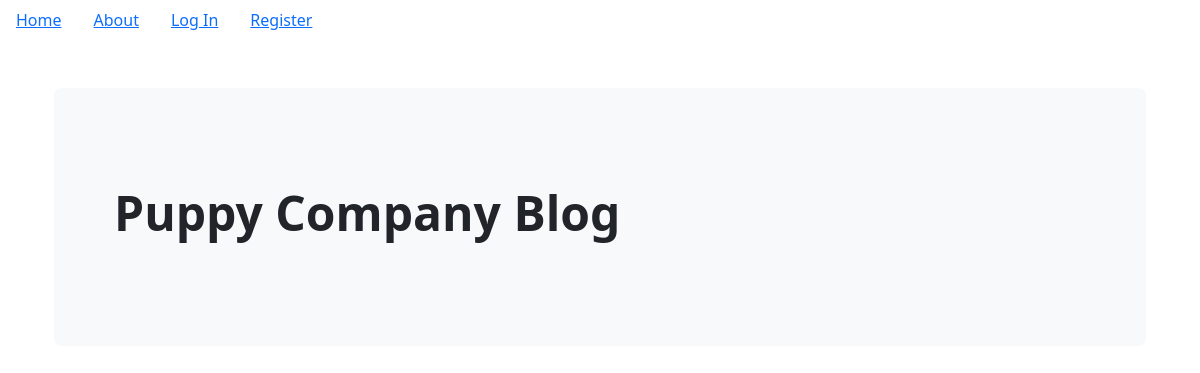
Before: / with the older database file.
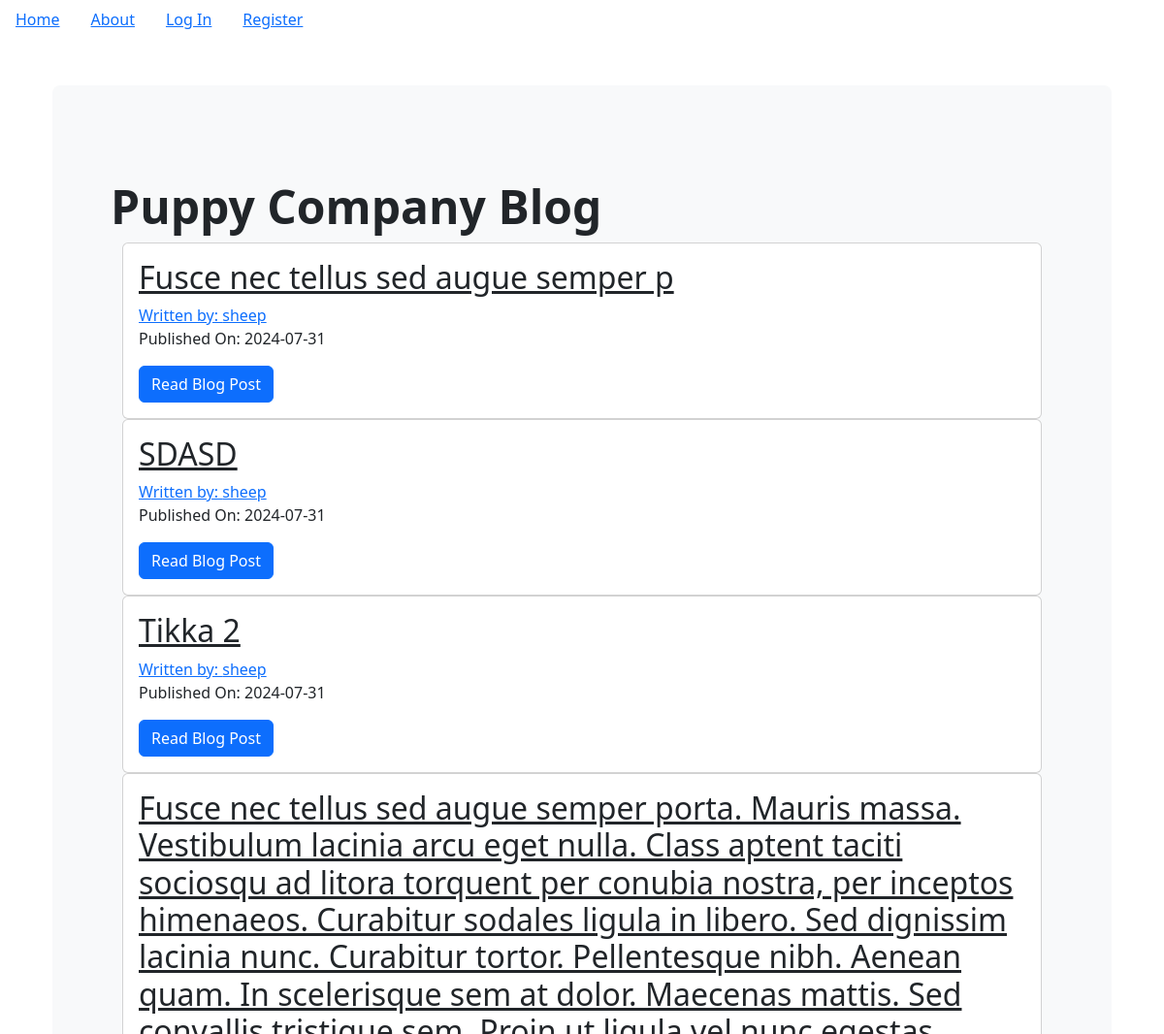
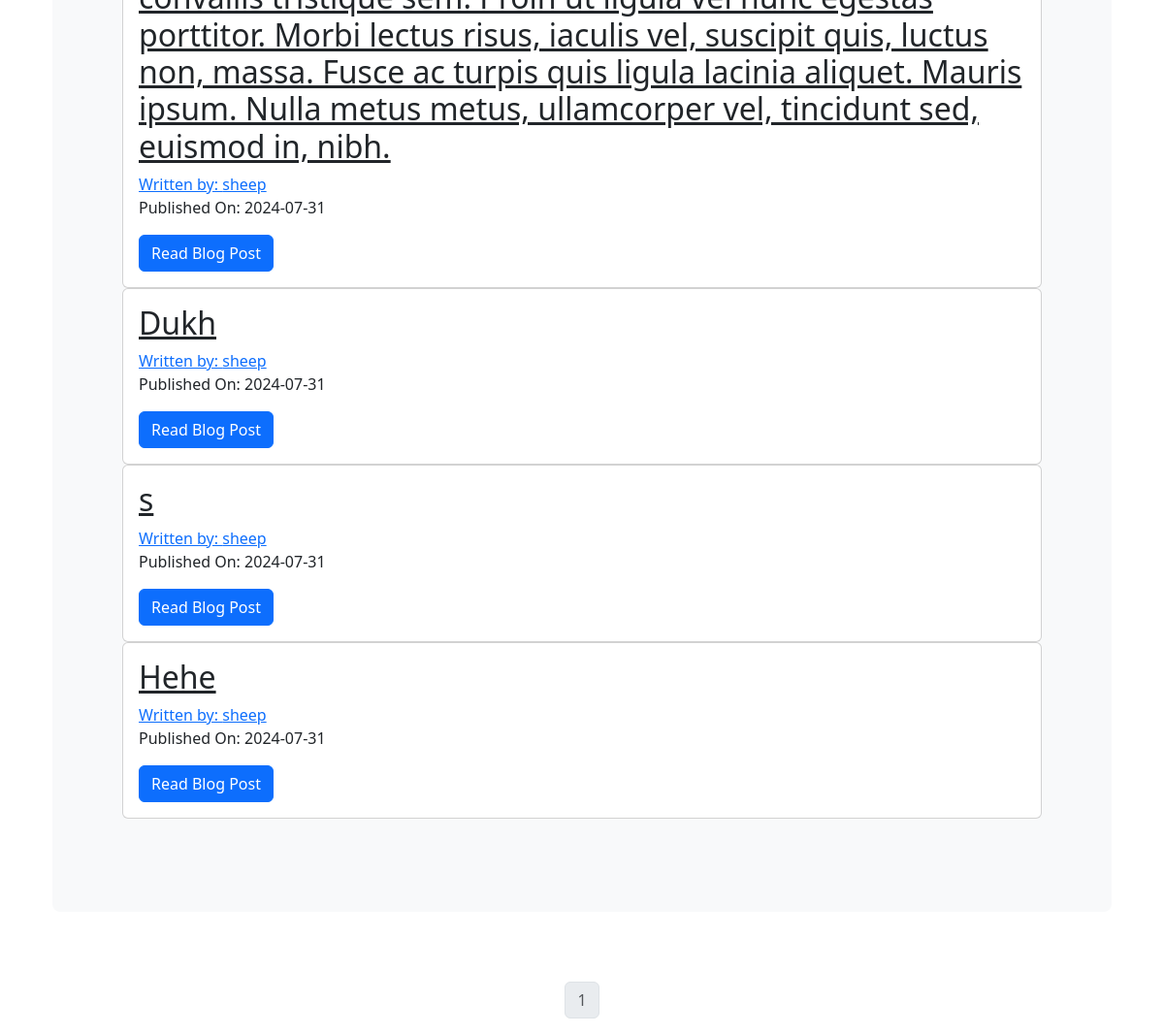
After: the same page with the newer database file (2 pictures, top to bottom).
### puppycompanyblog/models.py (models this page shows, shortened)
class BlogPost(db.Model):
    users = db.relationship(User)
    id = db.Column(db.Integer,primary_key=True)
    user_id = db.Column(db.Integer,db.ForeignKey('users.id'),nullable=False)
    date = db.Column(db.DateTime,nullable=False,default=datetime.utcnow)
    title = db.Column(db.String(140),nullable=False)
    text = db.Column(db.Text,nullable=False)

class User(db.Model,UserMixin):
    __tablename__ = 'users'
    id = db.Column(db.Integer,primary_key=True)
    profile_image = db.Column(db.String(64),nullable=False,default='default_profile.png')
    email = db.Column(db.String(64),unique=True,index=True)
    username = db.Column(db.String(64),unique=True,index=True)
    password_hash = db.Column(db.String(128))
    posts = db.relationship('BlogPost',backref='author',lazy=True)

### puppycompanyblog/core/views.py (the view)
@core.route('/')
def index():
  page = request.args.get('page',1,type=int)
  blog_posts = BlogPost.query.order_by(BlogPost.date.desc()).paginate(page=page,per_page=10)
  return render_template('index.html',blog_posts=blog_posts)

### puppycompanyblog/templates/index.html
{% extends "base.html" %}
{% block content %}
<div class="container py-5">
  <div class="p-5 mb-4 bg-light rounded-3">
    <div class="container-fluid py-5">
      <h1 class="display-5 fw-bold">Puppy Company Blog</h1>
      <div class="container">
        {% for post in blog_posts.items %}
          <div class="card">
            <div class="card-body">
              <h2><a class='card-title' href="{{ url_for('blog_posts.blog_post',blog_post_id=post.id)}}">{{post.title}}</a></h2>
              <a href="{{ url_for('users.user_posts', username=post.author.username)}}">Written by: {{post.author.username}}</a>
              <p>Published On: {{ post.date.strftime('%Y-%m-%d') }}</p>
              <a class="btn btn-primary" href="{{ url_for('blog_posts.blog_post',blog_post_id=post.id)}}">Read Blog Post</a>
            </div>
          </div>
        {% endfor %}
      </div>
    </div>
  </div>
</div>
<nav aria-label="Page Navigation example">
  <ul class="pagination justify-content-center">
     {% for page_num in blog_posts.iter_pages(left_edge=1,right_edge=1,left_current=1,right_current=2) %}
      {% if blog_posts.page == page_num %}
      <li class="page-item disabled">
        <a class = "page-link" href="{{url_for('core.index',page=page_num)}}">{{ page_num }}</a>
      </li>
      {% else %}
      <li class="page-item">
        <a class = "page-link" href="{{url_for('core.index',page=page_num)}}">{{ page_num }}</a>
      </li>
      {% endif %}
     {% endfor %}
  </ul>
</nav>
{% endblock %}

### puppycompanyblog/templates/base.html (shortened to what this page needs)
<!DOCTYPE html>
<html lang="en">
<head>
  <link href="https://cdn.jsdelivr.net/npm/bootstrap@5.3.3/dist/css/bootstrap.min.css" rel="stylesheet">
</head>
<body>
  <ul class="nav">
    <li class="nav-link">
      <a href="{{url_for('core.index')}}">Home</a>
    </li>
    <li class="nav-link">
      <a href="{{url_for('core.info')}}">About</a>
    </li>
    {% if current_user.is_authenticated %}
    <li class="nav-link">
      <a href="{{url_for('users.logout')}}">Log Out</a>
    </li>
    <li class="nav-link">
      <a href="{{url_for('users.account')}}">Account</a>
    </li>
    <li class="nav-link">
      <a href="{{url_for('blog_posts.create_post')}}">Create Post</a>
    </li>
    {% else %}
    <li class="nav-link">
      <a href="{{url_for('users.login')}}">Log In</a>
    </li>
    <li class="nav-link">
      <a href="{{url_for('users.register')}}">Register</a>
    </li>
    {% endif %}
  </ul>
  <div class="container">
    {% block content %}
    {% endblock %}
  </div>
</body>
</html>

Changed rows visible on the page:
added BlogPost: title "Fusce nec tellus sed augue semper p", author.username "sheep", date "2024-07-31"
added BlogPost: title "SDASD", author.username "sheep", date "2024-07-31"
added BlogPost: title "Tikka 2", author.username "sheep", date "2024-07-31"
added BlogPost: title "Fusce nec tellus sed augue semper porta. Mauris massa. Vestibulum lacinia arcu eget nulla. Class aptent taciti sociosqu ad litora torquent per conubia nostra, per inceptos himenaeos. Curabitur sodales ligula in libero. Sed dignissim lacinia nunc. Curabitur tortor. Pellentesque nibh. Aenean quam. In scelerisque sem at dolor. Maecenas mattis. Sed convallis tristique sem. Proin ut ligula vel nunc egestas porttitor. Morbi lectus risus, iaculis vel, suscipit quis, luctus non, massa. Fusce ac turpis quis ligula lacinia aliquet. Mauris ipsum. Nulla metus metus, ullamcorper vel, tincidunt sed, euismod in, nibh.", author.username "sheep", date "2024-07-31"
added BlogPost: title "Dukh", author.username "sheep", date "2024-07-31"
added BlogPost: title "s", author.username "sheep", date "2024-07-31"
added BlogPost: title "Hehe", author.username "sheep", date "2024-07-31"
Other visible differences:
new list line: "1"
